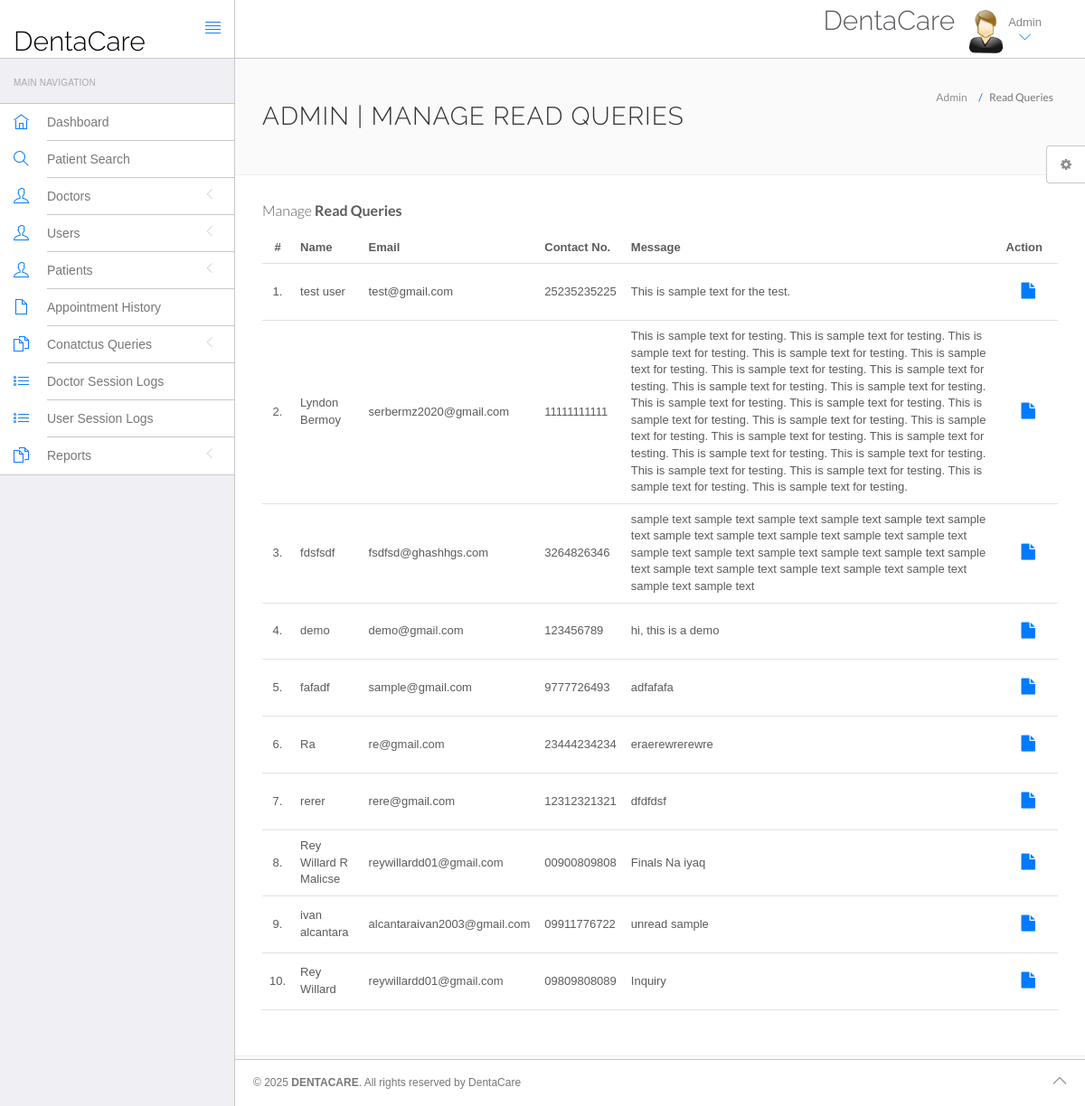
/hms/admin/read-query.php (signed in), run on the app's committed database.
### tables this page shows
CREATE TABLE `tblcontactus` (
  `id` int(11) NOT NULL,
  `fullname` varchar(255) DEFAULT NULL,
  `email` varchar(255) DEFAULT NULL,
  `contactno` varchar(11) DEFAULT NULL,
  `message` mediumtext DEFAULT NULL,
  `PostingDate` timestamp NULL DEFAULT current_timestamp(),
  `AdminRemark` mediumtext DEFAULT NULL,
  `LastupdationDate` timestamp NULL DEFAULT NULL ON UPDATE current_timestamp(),
  `IsRead` int(11) DEFAULT NULL
);

### hms/admin/read-query.php (the view, shortened to what this page needs)
<?php
include('include/config.php');
?>
<!DOCTYPE html>
<html lang="en">
	<head>
		<link rel="stylesheet" href="vendor/bootstrap/css/bootstrap.min.css">
		<link rel="stylesheet" href="vendor/fontawesome/css/font-awesome.min.css">
		<link rel="stylesheet" href="vendor/themify-icons/themify-icons.min.css">
		<link href="vendor/animate.css/animate.min.css" rel="stylesheet" media="screen">
		<link href="vendor/perfect-scrollbar/perfect-scrollbar.min.css" rel="stylesheet" media="screen">
		<link href="vendor/switchery/switchery.min.css" rel="stylesheet" media="screen">
		<link href="vendor/bootstrap-touchspin/jquery.bootstrap-touchspin.min.css" rel="stylesheet" media="screen">
		<link href="vendor/select2/select2.min.css" rel="stylesheet" media="screen">
		<link href="vendor/bootstrap-datepicker/bootstrap-datepicker3.standalone.min.css" rel="stylesheet" media="screen">
		<link href="vendor/bootstrap-timepicker/bootstrap-timepicker.min.css" rel="stylesheet" media="screen">
		<link rel="stylesheet" href="assets/css/styles.css">
		<link rel="stylesheet" href="assets/css/plugins.css">
		<link rel="stylesheet" href="assets/css/themes/theme-1.css" id="skin_color" />
	</head>
	<body>
		<div id="app">		<?php include('include/footer.php');?>
<?php include('include/sidebar.php');?>
			<div class="app-content">
						<?php include('include/header.php');?>
				<div class="main-content" >
					<div class="wrap-content container" id="container">
						<section id="page-title">
							<div class="row">
								<div class="col-sm-8">
									<h1 class="mainTitle">Admin | Manage Read Queries</h1>
																	</div>
								<ol class="breadcrumb">
									<li>
										<span>Admin</span>
									</li>
									<li class="active">
										<span>Read Queries</span>
									</li>
								</ol>
							</div>
						</section>
						<div class="container-fluid container-fullw bg-white">
									<div class="row">
								<div class="col-md-12">
									<h5 class="over-title margin-bottom-15">Manage <span class="text-bold">Read Queries</span></h5>
									<table class="table table-hover" id="sample-table-1">
										<thead>
											<tr>
												<th class="center">#</th>
												<th>Name</th>
												<th class="hidden-xs">Email</th>
												<th>Contact No. </th>
												<th>Message </th>
												<th>Action</th>
											</tr>
										</thead>
										<tbody>
<?php
$sql=mysqli_query($con,"select * from tblcontactus where IsRead is not null");
$cnt=1;
while($row=mysqli_fetch_array($sql))
{
?>
											<tr>
												<td class="center"><?php echo $cnt;?>.</td>
												<td class="hidden-xs"><?php echo $row['fullname'];?></td>
												<td><?php echo $row['email'];?></td>
												<td><?php echo $row['contactno'];?></td>
												<td><?php echo $row['message'];?></td>
												<td >
												<div class="visible-md visible-lg hidden-sm hidden-xs">
							<a href="query-details.php?id=<?php echo $row['id'];?>" class="btn btn-transparent btn-lg" title="View Details"><i class="fa fa-file"></i></a>
												</div>
												</td>
											</tr>
											<?php
$cnt=$cnt+1;
											 }?>
										</tbody>
									</table>
								</div>
							</div>
								</div>
							</div>
						</div>
					</div>
				</div>
	<?php include('include/setting.php');?>
	</body>
</html>

### hms/admin/assets/css/themes/theme-1.css (style rules this page uses)
body { background: #FAFAFA; }

### data on the page
tblcontactus: fullname "test user", email "test@gmail.com", contactno "25235235225", message "This is sample text for the test."
tblcontactus: fullname "Lyndon Bermoy", email "serbermz2020@gmail.com", contactno "11111111111", message "This is sample text for testing. This is sample text for testing. This is sample text for testing. This is sample text for testing. This is sample text for testing. This is sample text for testing. This is sample text for testing. This is sample text for testing. This is sample text for testing. This is sample text for testing. This is sample text for testing. This is sample text for testing. This is sample text for testing. This is sample text for testing. This is sample text for testing. This is sample text for testing. This is sample text for testing. This is sample text for testing. This is sample text for testing. This is sample text for testing. This is sample text for testing. This…"
tblcontactus: fullname "fdsfsdf", email "fsdfsd@ghashhgs.com", contactno "3264826346", message "sample text sample text sample text sample text sample text sample text sample text sample text sample text sample text sample text sample text sample text sample text sample text sample text sample text sample text sample text sample text sample text sample text sample text sample text"
tblcontactus: fullname "demo", email "demo@gmail.com", contactno "123456789", message "hi, this is a demo"
tblcontactus: fullname "fafadf", email "sample@gmail.com", contactno "9777726493", message "adfafafa"
tblcontactus: fullname "Ra", email "re@gmail.com", contactno "23444234234", message "eraerewrerewre"
tblcontactus: fullname "rerer", email "rere@gmail.com", contactno "12312321321", message "dfdfdsf"
tblcontactus: fullname "Rey Willard R Malicse", email "reywillardd01@gmail.com", contactno "00900809808", message "Finals Na iyaq"
tblcontactus: fullname "ivan alcantara", email "alcantaraivan2003@gmail.com", contactno "09911776722", message "unread sample"
tblcontactus: fullname "Rey Willard", email "reywillardd01@gmail.com", contactno "09809808089", message "Inquiry"
